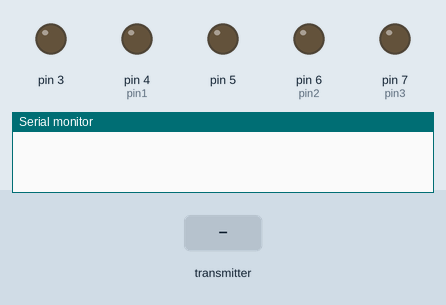
Simulated run of this sketch. Board: Arduino Uno, built with avr-gcc and run on an emulated ATmega328P. Parts: output pins drawn as LEDs (lit = HIGH), the last lines printed to the serial monitor. The inputs (shaded band) are chosen by the test bench. No radio packets arrive unless stated.

Above: at 1.2 s.
1.3 s: the transmitter starts sending text.0 = 0
At 2.0 s:
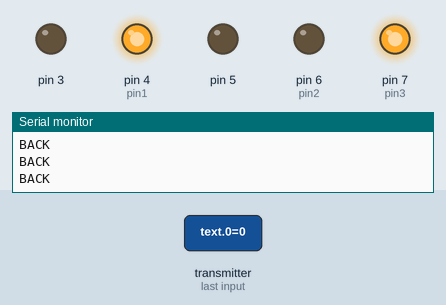
2.8 s: the transmitter starts sending text.0 = 256
At 3.1 s:
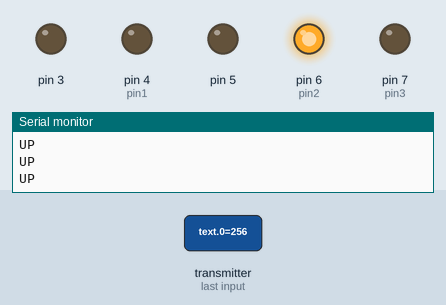
Timing chart, 0 to 5.8 s (numbered marks = the images above; inputs shaded):
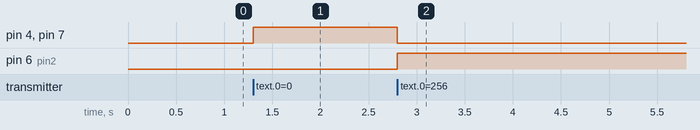

Measured:
- after the input at 1.3 s, pin 4 (pin1), pin 7 (pin3): LOW → HIGH at once
- after the input at 2.8 s, pin 4 (pin1), pin 7 (pin3): HIGH → LOW at once; pin 6 (pin2): LOW → HIGH at once

The sketch:

sketch_dec27b.ino
```cpp
//Include Libraries
#include <SPI.h>
#include <nRF24L01.h>
#include <RF24.h>
//create an RF24 object
RF24 radio(9,10); // CE, CSN
//address through which two modules communicate.
const byte address[6] = "00001";
int pin1=4;
int pin2=6;
int pin3=7;
int pin4=8;
void setup()
{
  int i;
  for(i=3;i<8;i++)
  pinMode(i,OUTPUT);


  while (!Serial);
    Serial.begin(9600);

  radio.begin();

  //set the address
  radio.openReadingPipe(0, address);
  radio.setPALevel(RF24_PA_MIN);

  //Set module as receiver
  radio.startListening();
}
void loop()
{
  //Read the data if available in buffer
  if (radio.available())
  {
    int text[4] = {0,0,0,0};
    radio.read(&text, sizeof(text));
    //Serial.println(text[2]);
    if(text[0]>125&&text[0]<134)
    {text[0]=0;}else{text[0]=129-text[0];}
    if(text[1]>130&&text[1]<138)
    {text[1]=0;}else{text[1]=135-text[1];}
    if(text[2]>120&&text[2U]<130)
    {text[2]=0;}else{text[2]=124-text[2];}
    if(text[3]>125&&text[3]<134)
    {text[3]=0;}else{text[3]=128-text[3];}
    int direc = -1;
    if(text[2]>0)
    {direc=2;}
    if(text[2]<0)
    {direc=3;}
    if(text[0]>0)
    {direc=0;}
   if(text[0]<0)
   {direc=1;}

   //Serial.println(text[2]);
   if(direc==1)
   {Serial.println("UP");forward();}
    if(direc==0)
   {Serial.println("BACK");revr();}
    if(direc==2)
   {Serial.println("RIGHT");right();}
    if(direc==3)
   {Serial.println("LEFT");left();}
    if(direc==-1)
   {Serial.println("NA");stopp();}


  }
}

void stopp()
{
  digitalWrite(pin1,LOW);
  digitalWrite(pin2,LOW);
  digitalWrite(pin3,LOW);
  digitalWrite(pin4,LOW);
 // analogWrite(3,0);analogWrite(5,0);
}

void forward()
{
  digitalWrite(pin4,HIGH);
  digitalWrite(pin3,LOW);
  digitalWrite(pin2,HIGH);
  digitalWrite(pin1,LOW);
  //analogWrite(3,180);analogWrite(5,220);
}
void revr()
{
  digitalWrite(pin4,LOW);
  digitalWrite(pin3,HIGH);
  digitalWrite(pin2,LOW);
  digitalWrite(pin1,HIGH);
  //analogWrite(3,180);analogWrite(5,180);
}
void left()
{
  digitalWrite(pin1,LOW);
  digitalWrite(pin2,LOW);
  digitalWrite(pin3,HIGH);
  digitalWrite(pin4,LOW);
  //analogWrite(3,220);analogWrite(5,0);
}
void right()
{
  digitalWrite(pin1,HIGH);
  digitalWrite(pin2,LOW);
  digitalWrite(pin3,LOW);
  digitalWrite(pin4,LOW);
  //analogWrite(3,0);analogWrite(5,220);
}
```
